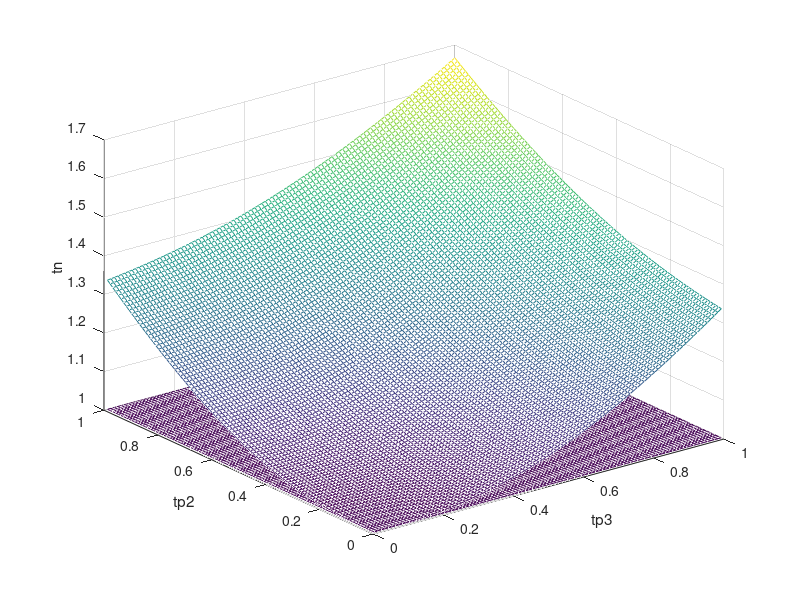

Reproduce this figure in MATLAB. (Note: this script raises an error after producing the figure.)
clc
clear all

% choice = input('pi/pid_3d/pid_2d:','s');
choice = 'pi';
switch lower(choice)
    case 'pi'
        Tp1 = 1;
        Tp2 = 0.01:0.01:1;
        Tp3 = 0.01:0.01:1;
        tp2 = Tp2 / Tp1  ;
        tp3 = Tp3 / Tp1  ;
        Tp2length = length(Tp2);
        Tp3length = length(Tp3);
        kp = 3;
        outerloop = length(Tp2);
        innerloop = length(Tp3);
        w1 = zeros(outerloop,innerloop);
        w2 = zeros(outerloop,innerloop);
        w3 = zeros(outerloop,innerloop);
        numtn = zeros(outerloop,innerloop);
        dentn = zeros(outerloop,innerloop);
        tn = zeros(outerloop,innerloop);
        ti = zeros(outerloop,innerloop);

            for i=1:outerloop
                for j=1:innerloop
                    w1(i,j) = (Tp1 + Tp2(i) + Tp3(j))/Tp1                      ;
                    w2(i,j) = (Tp1*Tp3(j) + Tp1*Tp2(i) + Tp2(i)*Tp3(j))/(Tp1^2);
                    w3(i,j) = Tp1*Tp2(i)*Tp3(j)/(Tp1^3)                        ;
                    numtn(i,j) = w1(i,j)^3 + w3(i,j) - 2*w1(i,j)*w2(i,j)       ;
                    dentn(i,j) = w1(i,j)^2 - w2(i,j)                           ;
                    tn(i,j) = numtn(i,j) /dentn(i,j)                           ;
                    ti(i,j) = 2*kp*(w1(i,j) -tn(i,j) )                         ;
                end
            end
        unity = ones(outerloop,innerloop);
        sizetn = size(tn);
        x_un = ones(innerloop);
        figure(1)
        mesh(tp3,tp2,tn)
        hold on
        mesh(tp3,tp2,unity)
        xlabel('tp3')
        ylabel('tp2')
        zlabel('tn')
    case 'pid_3d'
        Tp1 = 1;
        Tp2 = input('Tp2 = ');
        Tp3 = 0.01:0.01:1;
        Tp4 = 0.01:0.01:1;
        tp1 = Tp1 / Tp1  ;
        tp2 = Tp2 / Tp1  ;
        tp3 = Tp3 / Tp1  ;
        tp4 = Tp4 / Tp1  ;
        kp = 3           ;
        outerloop = length(Tp3);
        innerloop = length(Tp4);
        p1 = zeros(outerloop,innerloop);
        p2 = zeros(outerloop,innerloop);
        p3 = zeros(outerloop,innerloop);
        p4 = zeros(outerloop,innerloop);
        A1 = zeros(outerloop,innerloop);
        B1 = zeros(outerloop,innerloop);
        C1 = zeros(outerloop,innerloop);
        A2 = zeros(outerloop,innerloop);
        B2 = zeros(outerloop,innerloop);
        C2 = zeros(outerloop,innerloop);
        y  = zeros(outerloop,innerloop);
        x  = zeros(outerloop,innerloop);
            for i=1:outerloop
                for j=1:innerloop
                    p1(i,j) = tp1 + tp2 + tp3(i) + tp4(j);
                    p2(i,j) = tp1*tp2 + tp1*tp3(i) + tp1*tp4(j) +...
                              tp2*tp3(i) + tp2*tp4(j) + ...
                              tp3(i)*tp4(j);
                    p3(i,j) = tp1*tp2*tp3(i) + tp1*tp2*tp4(j) + ...
                              tp1*tp3(i)*tp4(j) + ...
                              tp2*tp3(i)*tp4(j) ;
                    p4(i,j) = tp1 * tp2 * tp3(i) * tp4(j);

                    A1(i,j) = p1(i,j)^2 - p2(i,j);
                    B1(i,j) = -p1(i,j)           ;
                    C1(i,j) = p1(i,j)*(p1(i,j)^2 - 2*p2(i,j)) + p3(i,j);
                    A2(i,j) = p2(i,j)^2 - 2*p1(i,j)*p3(i,j) + p4(i,j)  ;
                    B2(i,j) = p3(i,j);
                    C2(i,j) = p1(i,j)*(p2(i,j)^2 - 2*p1(i,j)*p3(i,j) + 2*p4(i,j));

                    y(i,j)  = (A1(i,j)*C2(i,j) - A2(i,j)*C1(i,j))/(A1(i,j)*B2(i,j) - A2(i,j)*B1(i,j));              
                    x(i,j)  = (C1(i,j) - B1(i,j)*y(i,j))/A1(i,j); 
                end
            end
        unity = zeros(outerloop,innerloop)    ;
        unity_ones = ones(outerloop,innerloop);
        x_un = ones(innerloop);
        figure(1)
        mesh(tp4,tp3,y)
        hold on
        mesh(tp4,tp3,unity)
        hold on
        mesh(tp4,tp3,x)
        hold on
        mesh(tp4,tp3,unity_ones)
    otherwise
        
        Tp2 = 0;
        i = 0  ; 
%          while Tp2 <= 1
            Tp1 = 1               ;
            Tp2 = Tp2 + 0.25      ;
            Tp3 = 0.001:0.001:2   ;
            tp1 = Tp1 / Tp1  ;
            tp2 = Tp2 / Tp1  ;
            tp3 = Tp3 / Tp1  ;
            kp = 1           ;
            outerloop = length(Tp3);
            p1 = zeros(outerloop,1);
            p2 = zeros(outerloop,1);
            p3 = zeros(outerloop,1);
            A1 = zeros(outerloop,1)  ;
            B1 = zeros(outerloop,1)  ;
            C1 = zeros(outerloop,1)  ;
            A2 = zeros(outerloop,1)  ;
            B2 = zeros(outerloop,1)  ;
            C2 = zeros(outerloop,1)  ;
            y  = zeros(outerloop,1)  ;
            x  = zeros(outerloop,1)  ;
            D  = zeros(outerloop,1)  ;
            tn = zeros(outerloop,1)  ;
            tv = zeros(outerloop,1)  ;
            ti_pid = zeros(outerloop,1)  ;
            zeroLine = zeros(outerloop,1);
            j = 1;
            for i = 1:outerloop
                p1(i) = tp1 + tp2 + tp3(i)               ;
                p2(i) = tp1*tp2 + tp1*tp3(i) + tp2*tp3(i);
                p3(i) = tp1 * tp2 * tp3(i)               ;

                A1(i) = p1(i)^2 - p2(i);
                B1(i) = -p1(i)           ;
                C1(i) = p1(i)*(p1(i)^2 - 2*p2(i)) + p3(i);

                A2(i) = p2(i)^2 - 2*p1(i)*p3(i);
                B2(i) = p3(i);
                C2(i) = p1(i)*(p2(i)^2 - 2*p1(i)*p3(i));
                y(i)  = (A1(i)*C2(i) - A2(i)*C1(i))/(A1(i)*B2(i) - A2(i)*B1(i));              
                x(i)  = (C1(i) - B1(i)*y(i))/A1(i);
                D(i) = x(i)^2 - 4*y(i); 
                tn1 = ( x(i) + sqrt(D(i)) ) / 2 ;
                tn2 = ( x(i) - sqrt(D(i)) ) / 2 ;
                 if isreal(tn1) == 0 && isreal(tn2) == 0
                    if tn1 > 0
                       tn(i) = tn1;
                    else
                       tn(i) = tn2;
                    end

                 else
                     tn(i) = tn1;
                 end

                 tv(i) = y(i)/ tn(i) ; 
                
                 if D(i) < 0
                        i_nit(j) = i;
                        j = j + 1   ;
                        y(i)  = y(i);              
                        x(i)  = x(i); 
                 else
                        y(i)  = 0;              
                        x(i)  = 0; 
                 end
%             ti_3(i) = 2*kp*(q1(i) - z1 - x3(i));
            %I Control     
                 
            end
            i = i + 1;
           
            figure(1)
%             subplot(2,1,1)
%             plot(tp3,tn,'r',tp3,tv,'k',tp3,D,'c')
%             grid
%             hold on
%             subplot(2,1,2)
            str = i_nit(1)        ;
            endpl = str + length(i_nit) - 1;
%             plot(tp3(str:endpl),x(str:endpl),'r',tp3(str:endpl),y(str:endpl),'b',tp3,D,'g','LineWidth',2)
            plot(tp3(1:str),tn(1:str),'r--',tp3(1:str),tv(1:str),'k',tp3,D,'g-.','LineWidth',2)
%             plot(tp3,ti_3,'r','LineWidth',2)
            current_line_up = zeros(outerloop,1)  ;
            grid
            hold on
            plot(tp3(endpl:outerloop),tn(endpl:outerloop),'r--',tp3(endpl:outerloop),tv(endpl:outerloop),'k',tp3,D,'g-.','LineWidth',2)
            hold on          
        end
        

        
% end
            line(tp3,zeroLine,'Color','k','LineStyle','--','LineWidth',2)
